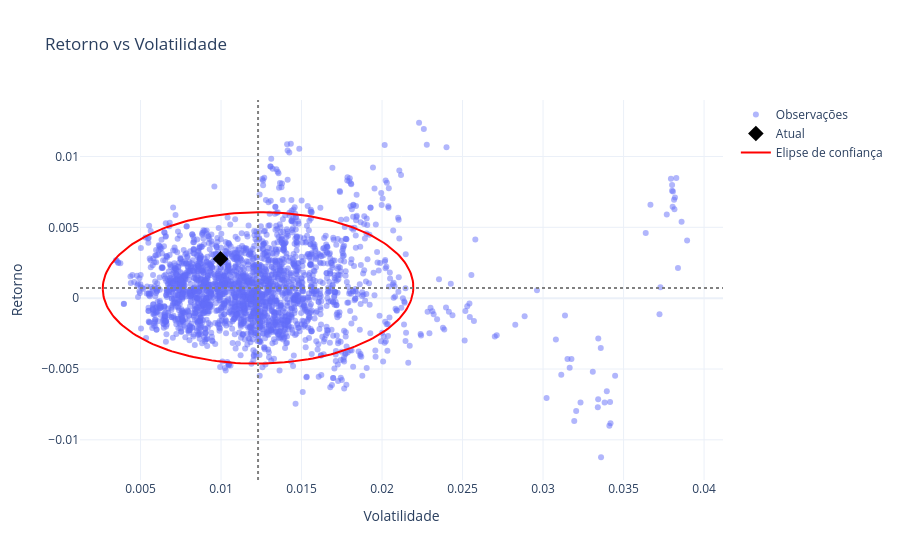

Here is the notebook cell this chart was saved with:
### Code cell
window = 21

retorno = df["Adj Close"].pct_change()

x = retorno.rolling(window).std().dropna()
y = retorno.rolling(window).mean().dropna()

# Centro da elipse
media_x = x.mean()
media_y = y.mean()

# Matriz de covariância
cov = np.cov(x, y)

# Autovalores e autovetores
valores, vetores = np.linalg.eigh(cov)

# Ordena do maior para o menor
ordem = valores.argsort()[::-1]
valores = valores[ordem]
vetores = vetores[:, ordem]

# Ângulo da elipse
angulo = np.linspace(0, 2*np.pi, 200)

# Escala da elipse (95% confiança ~ 2 desvios)
escala = 2

elipse = (
    escala
    * np.sqrt(valores[:, None])
    * np.array([np.cos(angulo), np.sin(angulo)])
)

# Rotaciona
elipse_rot = vetores @ elipse

ellipse_x = media_x + elipse_rot[0]
ellipse_y = media_y + elipse_rot[1]

fig = go.Figure()

fig.add_trace(go.Scatter(
    x=x,
    y=y,
    mode="markers",
    name="Observações",
    marker=dict(size=6, opacity=0.5),
))

fig.add_trace(go.Scatter(
    x=[x.iloc[-1]],
    y=[y.iloc[-1]],
    mode="markers",
    name="Atual",
    marker=dict(size=12, color="black", symbol="diamond"),
))

fig.add_trace(go.Scatter(
    x=ellipse_x,
    y=ellipse_y,
    mode="lines",
    name="Elipse de confiança",
    line=dict(color="red")
))

fig.add_hline(y=y.mean(), line_dash="dot", line_color="gray")
fig.add_vline(x=x.mean(), line_dash="dot", line_color="gray")

fig.update_layout(
    template="plotly_white",
    title="Retorno vs Volatilidade",
    xaxis_title="Volatilidade",
    yaxis_title="Retorno",
)

fig.show()

### Figure 1 — Plotly figure (JSON) as saved in the notebook; plotly's stock layout.template omitted (floating-point values rounded to 4 significant figures; data arrays with more than 128 entries replaced by an {"elided": "..."} marker saying what was removed)
{"data": [{"marker": {"opacity": 0.5, "size": 6}, "mode": "markers", "name": "Observações", "type": "scatter", "x": {"elided": "2469 float values"}, "y": {"elided": "2469 float values"}}, {"marker": {"color": "black", "size": 12, "symbol": "diamond"}, "mode": "markers", "name": "Atual", "type": "scatter", "x": [0.00997], "y": [0.00277]}, {"line": {"color": "red"}, "mode": "lines", "name": "Elipse de confiança", "type": "scatter", "x": {"elided": "200 float values"}, "y": {"elided": "200 float values"}}], "layout": {"shapes": [{"line": {"color": "gray", "dash": "dot"}, "type": "line", "x0": 0, "x1": 1, "xref": "x domain", "y0": 0.0007242, "y1": 0.0007242, "yref": "y"}, {"line": {"color": "gray", "dash": "dot"}, "type": "line", "x0": 0.0123, "x1": 0.0123, "xref": "x", "y0": 0, "y1": 1, "yref": "y domain"}], "title": {"text": "Retorno vs Volatilidade"}, "xaxis": {"title": {"text": "Volatilidade"}}, "yaxis": {"title": {"text": "Retorno"}}}}
